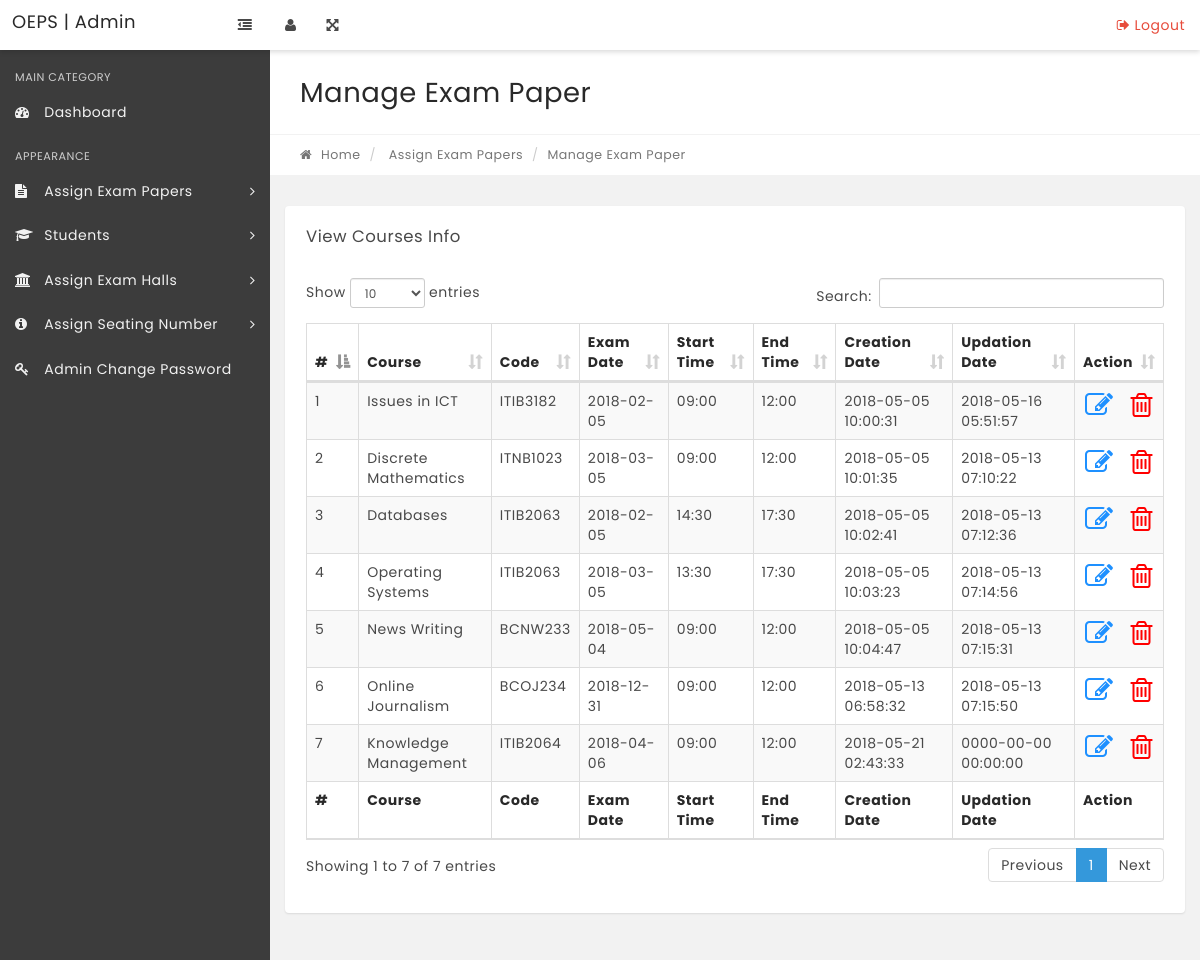
The app's page /OEPS/manage-paper.php with its own data.
### tables this page shows
CREATE TABLE `exampaper` (
  `Paper_id` int(11) NOT NULL,
  `Faculty` varchar(255) NOT NULL,
  `Programme` varchar(255) NOT NULL,
  `CourseName` varchar(100) NOT NULL,
  `CourseCode` varchar(100) NOT NULL,
  `Section` varchar(10) NOT NULL,
  `ExamDate` varchar(100) NOT NULL,
  `StartTime` varchar(100) NOT NULL,
  `EndTime` varchar(100) NOT NULL,
  `Creationdate` timestamp NOT NULL DEFAULT CURRENT_TIMESTAMP,
  `UpdationDate` timestamp NOT NULL DEFAULT '0000-00-00 00:00:00' ON UPDATE CURRENT_TIMESTAMP
);

### OEPS/manage-paper.php (the view, shortened to what this page needs)
<?php
include 'includes/config.php';
if (strlen($_SESSION['alogin']) == "") {
    header("Location: index.php");
} else {
    ?>
<!DOCTYPE html>
<html lang="en">
    <head>
        <link rel="stylesheet" href="css/bootstrap.min.css" media="screen" >
        <link rel="stylesheet" href="css/font-awesome.min.css" media="screen" >
        <link rel="stylesheet" href="css/animate-css/animate.min.css" media="screen" >
        <link rel="stylesheet" href="css/lobipanel/lobipanel.min.css" media="screen" >
        <link rel="stylesheet" href="css/prism/prism.css" media="screen" >
        <link rel="stylesheet" type="text/css" href="js/DataTables/datatables.min.css"/>
        <link rel="stylesheet" href="css/main.css" media="screen" >
    </head>
    <body class="top-navbar-fixed">
        <div class="main-wrapper">
   <?php include 'includes/topbar.php';?>
            <div class="content-wrapper">
                <div class="content-container">
<?php include 'includes/leftbar.php';?>
                    <div class="main-page">
                        <div class="container-fluid">
                            <div class="row page-title-div">
                                <div class="col-md-6">
                                    <h2 class="title">Manage Exam Paper</h2>
                                </div>
                            </div>
                            <div class="row breadcrumb-div">
                                <div class="col-md-6">
                                    <ul class="breadcrumb">
            							<li><a href="dashboard.php"><i class="fa fa-home"></i> Home</a></li>
                                        <li> Assign Exam Papers</li>
            							<li class="active">Manage Exam Paper</li>
            						</ul>
                                </div>
                            </div>
                        </div>
                        <section class="section">
                            <div class="container-fluid">
                                <div class="row">
                                    <div class="col-md-12">
                                        <div class="panel">
                                            <div class="panel-heading">
                                                <div class="panel-title">
                                                    <h5>View Courses Info</h5>
                                                </div>
                                            </div>
                                            <div class="panel-body p-20">
                                                <table id="example" class="display table table-striped table-bordered" cellspacing="0" width="100%">
                                                    <thead>
                                                        <tr>
                                                            <th>#</th>
                                                            <th>Course</th>
                                                            <th>Code</th>
                                                            <th>Exam Date</th>
                                                            <th>Start Time</th>
                                                            <th>End Time</th>
                                                            <th>Creation Date</th>
                                                            <th>Updation Date</th>
                                                            <th>Action</th>
                                                        </tr>
                                                    </thead>
                                                    <tfoot>
                                                        <tr>
                                                            <th>#</th>
                                                            <th>Course</th>
                                                            <th>Code</th>
                                                            <th>Exam Date</th>
                                                            <th>Start Time</th>
                                                            <th>End Time</th>
                                                            <th>Creation Date</th>
                                                            <th>Updation Date</th>
                                                            <th>Action</th>
                                                        </tr>
                                                    </tfoot>
                                                    <tbody>
    <?php
    $sql = "SELECT * from exampaper";
    $query = $dbh->prepare($sql);
    $query->execute();
    $results = $query->fetchAll(PDO::FETCH_OBJ);
    $cnt = 1;
    if ($query->rowCount() > 0) {
        foreach ($results as $result) {?>
<tr>
 <td><?php echo htmlentities($cnt); ?></td>
                                                            <td><?php echo htmlentities($result->CourseName); ?></td>
                                                            <td><?php echo htmlentities($result->CourseCode); ?></td>
                                                            <td><?php echo htmlentities
                                                            ($result->ExamDate); ?></td>
                                                                                                                                                                  <td><?php echo htmlentities
                                                            ($result->StartTime); ?></td>
                                                            <td><?php echo htmlentities
                                                            ($result->EndTime); ?></td>
                                                            <td><?php echo htmlentities
                                                            ($result->Creationdate); ?></td>
                                                            <td><?php echo htmlentities($result->UpdationDate); ?></td>
<td align="center">
<a href="edit-paper.php?paperid=<?php echo htmlentities($result->Paper_id); ?>"><i class="fa fa-edit fa-2x" title="Edit Record" style="color:DodgerBlue ;"></i> </a> &nbsp;&nbsp;
<a href="manage-paper.php?del=<?php echo $result->Paper_id; ?>"><i class="fa fa-trash-o fa-2x" title= "Delete row" style="color:red;" onClick="return confirm('Do you really want to delete the Paper from the Manage Exam Paper list ?');"> </i> </a>
</td>
</tr>
<?php $cnt = $cnt + 1;}}?>
                                                    </tbody>
                                                </table>
                                            </div>
                                        </div>
                                    </div>
                                                </div>
                                            </div>
                                        </div>
                                    </div>
                                </div>
                            </div>
    </body>
</html>
<?php }?>

### records on screen
exampaper: CourseName "Issues in ICT", CourseCode "ITIB3182", ExamDate "2018-02-05", StartTime "09:00", EndTime "12:00", Creationdate "2018-05-05 10:00:31", UpdationDate "2018-05-16 05:51:57"
exampaper: CourseName "Discrete Mathematics", CourseCode "ITNB1023", ExamDate "2018-03-05", StartTime "09:00", EndTime "12:00", Creationdate "2018-05-05 10:01:35", UpdationDate "2018-05-13 07:10:22"
exampaper: CourseName "Databases", CourseCode "ITIB2063", ExamDate "2018-02-05", StartTime "14:30", EndTime "17:30", Creationdate "2018-05-05 10:02:41", UpdationDate "2018-05-13 07:12:36"
exampaper: CourseName "Operating Systems", CourseCode "ITIB2063", ExamDate "2018-03-05", StartTime "13:30", EndTime "17:30", Creationdate "2018-05-05 10:03:23", UpdationDate "2018-05-13 07:14:56"
exampaper: CourseName "News Writing", CourseCode "BCNW233", ExamDate "2018-05-04", StartTime "09:00", EndTime "12:00", Creationdate "2018-05-05 10:04:47", UpdationDate "2018-05-13 07:15:31"
exampaper: CourseName "Online Journalism", CourseCode "BCOJ234", ExamDate "2018-12-31", StartTime "09:00", EndTime "12:00", Creationdate "2018-05-13 06:58:32", UpdationDate "2018-05-13 07:15:50"
exampaper: CourseName "Knowledge Management", CourseCode "ITIB2064", ExamDate "2018-04-06", StartTime "09:00", EndTime "12:00", Creationdate "2018-05-21 02:43:33", UpdationDate "0000-00-00 00:00:00"
